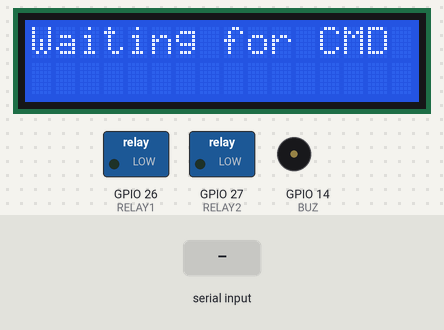
Simulated run of this sketch. Board: ESP32. On the bench: 16×2 character LCD, switched loads named in the sketch (green lamp = pin HIGH), buzzer (waves = sounding, pin HIGH). The test bench sets the inputs (shaded band). Nothing arrives over Bluetooth unless stated; what the sketch prints to the serial monitor is not drawn.

Above: at 7.3 s.
7.4 s: "1" received over the second serial link
At 8.9 s:
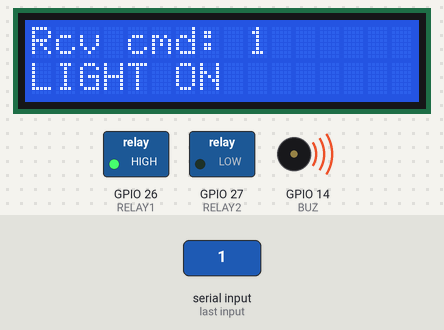
11.6 s: "3" received over the second serial link
At 13.0 s:
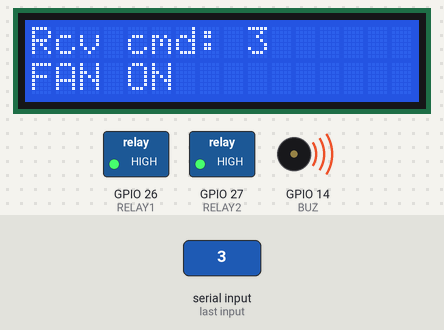
15.8 s: "2" received over the second serial link
At 17.1 s:
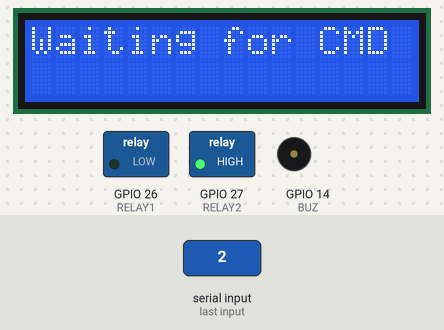
19.8 s: "4" received over the second serial link
At 20.9 s:
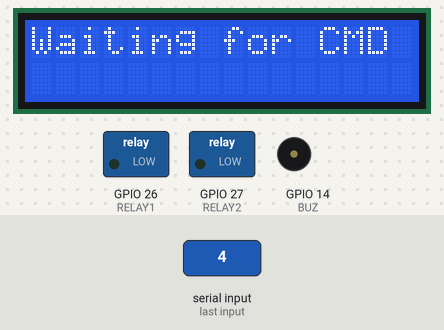
24.0 s: "5" received over the second serial link
At 24.9 s:
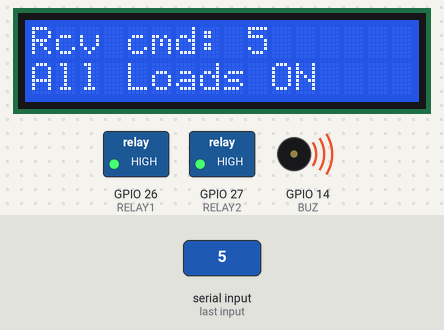
27.0 s: "6" received over the second serial link
At 28.4 s:
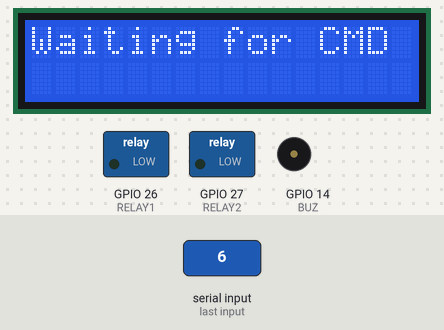
Timing chart, 0 to 30.0 s (numbered marks = the images above; inputs shaded):
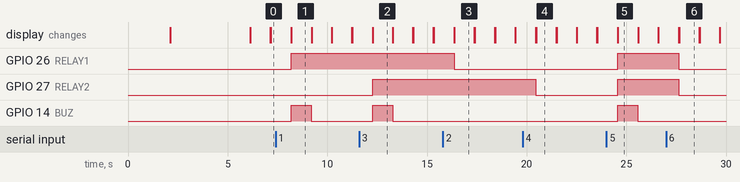

Measured:
- after the input at 7.4 s, GPIO 26 (RELAY1): LOW → HIGH after 0.79 s; GPIO 14 (BUZ): LOW → HIGH after 0.79 s, → LOW 1.0 s later; the display: changes after 0.79 s (image 1)
- after the input at 11.6 s, GPIO 27 (RELAY2): LOW → HIGH after 0.67 s; GPIO 14 (BUZ): LOW → HIGH after 0.67 s, → LOW 1.0 s later; the display: changes after 0.67 s (image 2)
- after the input at 15.8 s, GPIO 26 (RELAY1): HIGH → LOW after 0.56 s; the display: first changes after 0.56 s (image 3 shows a later state)
- after the input at 19.8 s, GPIO 27 (RELAY2): HIGH → LOW after 0.66 s; the display: first changes after 0.66 s (image 4 shows a later state)
- after the input at 24.0 s, GPIO 26 (RELAY1), GPIO 27 (RELAY2): LOW → HIGH after 0.57 s; GPIO 14 (BUZ): LOW → HIGH after 0.57 s, → LOW 1.0 s later; the display: changes after 0.57 s (image 5)
- after the input at 27.0 s, GPIO 26 (RELAY1), GPIO 27 (RELAY2): HIGH → LOW after 0.64 s; the display: first changes after 0.64 s (image 6 shows a later state)
- what the display in image 1 shows lasts 1.0 s, from 8.2 s to 9.2 s

The sketch:

smart_home_automation.ino
```cpp
#include "BluetoothSerial.h"
#include <LiquidCrystal_I2C.h>

BluetoothSerial SerialBT;
LiquidCrystal_I2C lcd(0x27, 16, 2);

// Relay Pins
#define RELAY1 26
#define RELAY2 27
#define BUZ 14

void setup() {
  Serial.begin(115200);
  SerialBT.begin("ESP32_HOME");  // Bluetooth Name
  Serial.println("Bluetooth Started");

  lcd.init();
  lcd.backlight();

  pinMode(RELAY1, OUTPUT);
  pinMode(RELAY2, OUTPUT);
  pinMode(BUZ, OUTPUT);

  // Turn OFF all loads initially (1-level relay)
  digitalWrite(RELAY1, 0);
  digitalWrite(RELAY2, 0);
  digitalWrite(BUZ, 0);

  lcd.setCursor(0, 0);
  lcd.print("welcome to the");
  lcd.setCursor(0, 1);
  lcd.print("   project   ");
  delay(2000);
  lcd.clear();

  lcd.setCursor(0, 0);
  lcd.print("voice ctrl home");
  lcd.setCursor(0, 1);
  lcd.print("   appliences   ");
  delay(2000);
  delay(2000);
  lcd.clear();
}

void loop() {
  lcd.clear();
  lcd.print("Waiting for CMD");
  delay(1000);
  lcd.clear();
  if (SerialBT.available()) {
    lcd.clear();
    char cmd = SerialBT.read();
    Serial.println(cmd);

    lcd.setCursor(0, 0);
    lcd.print("Rcv cmd: ");
    lcd.print(cmd);

    switch (cmd) {

      case '1':  // LOAD 1 ON

        lcd.setCursor(0, 1);
        lcd.print("LIGHT ON      ");
        digitalWrite(RELAY1, 1);
        digitalWrite(BUZ, 1);
        delay(1000);
        digitalWrite(BUZ, 0);
        break;

      case '2':  // LOAD 1 OFF
        lcd.setCursor(0, 1);
        lcd.print("LIGHT OFF     ");
        digitalWrite(RELAY1, 0);
        break;

      case '3':  // LOAD 2 ON

        lcd.setCursor(0, 1);
        lcd.print("FAN ON      ");
        digitalWrite(RELAY2, 1);
        digitalWrite(BUZ, 1);
        delay(1000);
        digitalWrite(BUZ, 0);
        break;

      case '4':  // LOAD 2 OFF
        lcd.setCursor(0, 1);
        lcd.print("Load2 off      ");
        digitalWrite(RELAY2, 0);
        break;

      case '5':  // LOAD 3 ON

        lcd.setCursor(0, 1);
        lcd.print("All Loads ON      ");
        digitalWrite(RELAY1, 1);
        digitalWrite(RELAY2, 1);
        digitalWrite(BUZ, 1);
        delay(1000);
        digitalWrite(BUZ, 0);
        break;

      case '6':  // LOAD 3 OFF
        lcd.setCursor(0, 1);
        lcd.print("All Loads OFF      ");
        digitalWrite(RELAY1, 0);
        digitalWrite(RELAY2, 0);
        break;


      default:
        lcd.print("Rcv cmd: ");
        lcd.print("      ");
        lcd.setCursor(0, 1);
        lcd.print("Loads             ");
        break;
    }
  }
}
```
